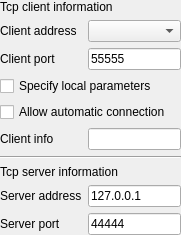
<?xml version="1.0" encoding="UTF-8"?>
<ui version="4.0">
 <class>SAKTcpClientController</class>
 <widget class="QWidget" name="SAKTcpClientController">
  <property name="geometry">
   <rect>
    <x>0</x>
    <y>0</y>
    <width>181</width>
    <height>227</height>
   </rect>
  </property>
  <property name="windowTitle">
   <string>Form</string>
  </property>
  <layout class="QGridLayout" name="gridLayout">
   <property name="leftMargin">
    <number>0</number>
   </property>
   <property name="topMargin">
    <number>0</number>
   </property>
   <property name="rightMargin">
    <number>0</number>
   </property>
   <property name="bottomMargin">
    <number>0</number>
   </property>
   <item row="6" column="0" colspan="2">
    <widget class="Line" name="line">
     <property name="orientation">
      <enum>Qt::Horizontal</enum>
     </property>
    </widget>
   </item>
   <item row="7" column="0" colspan="2">
    <widget class="QLabel" name="label_6">
     <property name="text">
      <string>Tcp server information</string>
     </property>
    </widget>
   </item>
   <item row="2" column="1">
    <widget class="QLineEdit" name="localPortlineEdit">
     <property name="text">
      <string>55555</string>
     </property>
    </widget>
   </item>
   <item row="1" column="0">
    <widget class="QLabel" name="label_3">
     <property name="text">
      <string>Client address</string>
     </property>
    </widget>
   </item>
   <item row="2" column="0">
    <widget class="QLabel" name="label_4">
     <property name="text">
      <string>Client port</string>
     </property>
    </widget>
   </item>
   <item row="8" column="0">
    <widget class="QLabel" name="label">
     <property name="text">
      <string>Server address</string>
     </property>
    </widget>
   </item>
   <item row="0" column="0" colspan="2">
    <widget class="QLabel" name="label_5">
     <property name="text">
      <string>Tcp client information</string>
     </property>
    </widget>
   </item>
   <item row="8" column="1">
    <widget class="QLineEdit" name="serverHostLineEdit">
     <property name="text">
      <string>127.0.0.1</string>
     </property>
    </widget>
   </item>
   <item row="3" column="0" colspan="2">
    <widget class="QCheckBox" name="specifyClientAddressAndPort">
     <property name="text">
      <string>Specify local parameters</string>
     </property>
    </widget>
   </item>
   <item row="9" column="0">
    <widget class="QLabel" name="label_2">
     <property name="text">
      <string>Server port</string>
     </property>
    </widget>
   </item>
   <item row="5" column="1">
    <widget class="QLineEdit" name="clientInfoLineEdit">
     <property name="text">
      <string notr="true"/>
     </property>
     <property name="readOnly">
      <bool>true</bool>
     </property>
    </widget>
   </item>
   <item row="1" column="1">
    <widget class="QComboBox" name="localhostComboBox"/>
   </item>
   <item row="9" column="1">
    <widget class="QLineEdit" name="serverPortLineEdit">
     <property name="text">
      <string>44444</string>
     </property>
    </widget>
   </item>
   <item row="5" column="0">
    <widget class="QLabel" name="label_7">
     <property name="text">
      <string>Client info</string>
     </property>
    </widget>
   </item>
   <item row="4" column="0" colspan="2">
    <widget class="QCheckBox" name="automaticConnectionCheckBox">
     <property name="text">
      <string>Allow automatic connection</string>
     </property>
    </widget>
   </item>
  </layout>
 </widget>
 <resources/>
 <connections/>
</ui>
